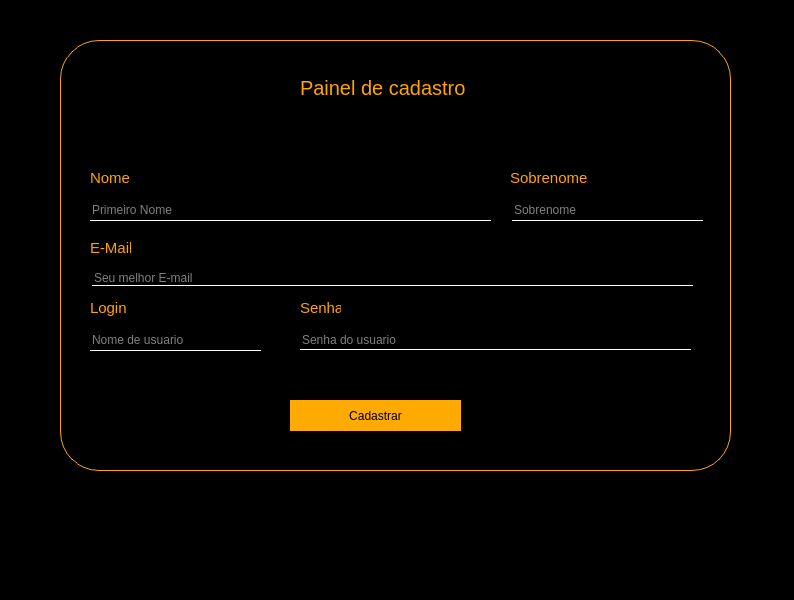
<?xml version="1.0" encoding="UTF-8"?>
<ui version="4.0">
 <class>MainWindow</class>
 <widget class="QMainWindow" name="MainWindow">
  <property name="geometry">
   <rect>
    <x>0</x>
    <y>0</y>
    <width>794</width>
    <height>600</height>
   </rect>
  </property>
  <property name="windowTitle">
   <string>MainWindow</string>
  </property>
  <property name="styleSheet">
   <string notr="true">background-color: black;</string>
  </property>
  <widget class="QWidget" name="centralwidget">
   <widget class="QFrame" name="frame">
    <property name="geometry">
     <rect>
      <x>60</x>
      <y>40</y>
      <width>671</width>
      <height>431</height>
     </rect>
    </property>
    <property name="styleSheet">
     <string notr="true">border:1px solid orange;
border-radius: none;</string>
    </property>
    <property name="frameShape">
     <enum>QFrame::StyledPanel</enum>
    </property>
    <property name="frameShadow">
     <enum>QFrame::Raised</enum>
    </property>
    <widget class="QLabel" name="label">
     <property name="geometry">
      <rect>
       <x>240</x>
       <y>40</y>
       <width>171</width>
       <height>16</height>
      </rect>
     </property>
     <property name="styleSheet">
      <string notr="true">color:orange;font-size:20px;border:none;</string>
     </property>
     <property name="text">
      <string>Painel de cadastro</string>
     </property>
    </widget>
    <widget class="QLabel" name="label_2">
     <property name="geometry">
      <rect>
       <x>30</x>
       <y>130</y>
       <width>61</width>
       <height>16</height>
      </rect>
     </property>
     <property name="styleSheet">
      <string notr="true">color:orange;font-size:15px;border:none;</string>
     </property>
     <property name="text">
      <string>Nome</string>
     </property>
    </widget>
    <widget class="QLabel" name="label_3">
     <property name="geometry">
      <rect>
       <x>450</x>
       <y>130</y>
       <width>111</width>
       <height>16</height>
      </rect>
     </property>
     <property name="styleSheet">
      <string notr="true">color:orange;font-size:15px;border:none;</string>
     </property>
     <property name="text">
      <string>Sobrenome </string>
     </property>
    </widget>
    <widget class="QLabel" name="label_4">
     <property name="geometry">
      <rect>
       <x>30</x>
       <y>200</y>
       <width>41</width>
       <height>16</height>
      </rect>
     </property>
     <property name="styleSheet">
      <string notr="true">color:orange;font-size:15px;border:none;</string>
     </property>
     <property name="text">
      <string>E-Mail</string>
     </property>
    </widget>
    <widget class="QLabel" name="label_5">
     <property name="geometry">
      <rect>
       <x>30</x>
       <y>260</y>
       <width>41</width>
       <height>16</height>
      </rect>
     </property>
     <property name="styleSheet">
      <string notr="true">color:orange;font-size:15px;border:none;</string>
     </property>
     <property name="text">
      <string>Login </string>
     </property>
    </widget>
    <widget class="QLabel" name="label_6">
     <property name="geometry">
      <rect>
       <x>240</x>
       <y>260</y>
       <width>41</width>
       <height>16</height>
      </rect>
     </property>
     <property name="styleSheet">
      <string notr="true">color:orange;font-size:15px;border:none;</string>
     </property>
     <property name="text">
      <string>Senha</string>
     </property>
    </widget>
    <widget class="QPushButton" name="pushButton">
     <property name="geometry">
      <rect>
       <x>230</x>
       <y>360</y>
       <width>171</width>
       <height>31</height>
      </rect>
     </property>
     <property name="styleSheet">
      <string notr="true">border:none;
border-radius:none;
background-color: rgb(255, 170, 0);</string>
     </property>
     <property name="text">
      <string>Cadastrar</string>
     </property>
    </widget>
    <widget class="QLineEdit" name="lineEdit">
     <property name="geometry">
      <rect>
       <x>30</x>
       <y>160</y>
       <width>401</width>
       <height>21</height>
      </rect>
     </property>
     <property name="styleSheet">
      <string notr="true">
border:none;
border-bottom:1px solid white;
color:white;
</string>
     </property>
     <property name="placeholderText">
      <string>Primeiro Nome</string>
     </property>
    </widget>
    <widget class="QLineEdit" name="lineEdit_2">
     <property name="geometry">
      <rect>
       <x>452</x>
       <y>160</y>
       <width>191</width>
       <height>21</height>
      </rect>
     </property>
     <property name="styleSheet">
      <string notr="true">
border:none;
border-bottom:1px solid white;
color:white;</string>
     </property>
     <property name="placeholderText">
      <string>Sobrenome </string>
     </property>
    </widget>
    <widget class="QLineEdit" name="lineEdit_3">
     <property name="geometry">
      <rect>
       <x>32</x>
       <y>230</y>
       <width>601</width>
       <height>16</height>
      </rect>
     </property>
     <property name="styleSheet">
      <string notr="true">
border:none;
border-bottom:1px solid white;
color:white;
</string>
     </property>
     <property name="placeholderText">
      <string>Seu melhor E-mail</string>
     </property>
    </widget>
    <widget class="QLineEdit" name="lineEdit_4">
     <property name="geometry">
      <rect>
       <x>30</x>
       <y>290</y>
       <width>171</width>
       <height>21</height>
      </rect>
     </property>
     <property name="styleSheet">
      <string notr="true">
border:none;
border-bottom:1px solid white;
color:white;
</string>
     </property>
     <property name="placeholderText">
      <string>Nome de usuario</string>
     </property>
    </widget>
    <widget class="QLineEdit" name="lineEdit_5">
     <property name="geometry">
      <rect>
       <x>240</x>
       <y>290</y>
       <width>391</width>
       <height>20</height>
      </rect>
     </property>
     <property name="styleSheet">
      <string notr="true">
border:none;
border-bottom:1px solid white;
color:white;</string>
     </property>
     <property name="echoMode">
      <enum>QLineEdit::Password</enum>
     </property>
     <property name="placeholderText">
      <string>Senha do usuario</string>
     </property>
    </widget>
    <widget class="QLabel" name="label_7">
     <property name="geometry">
      <rect>
       <x>200</x>
       <y>80</y>
       <width>371</width>
       <height>21</height>
      </rect>
     </property>
     <property name="styleSheet">
      <string notr="true">color:red;border:none</string>
     </property>
     <property name="text">
      <string/>
     </property>
    </widget>
   </widget>
  </widget>
  <widget class="QMenuBar" name="menubar">
   <property name="geometry">
    <rect>
     <x>0</x>
     <y>0</y>
     <width>794</width>
     <height>21</height>
    </rect>
   </property>
  </widget>
  <widget class="QStatusBar" name="statusbar"/>
 </widget>
 <resources/>
 <connections/>
</ui>
